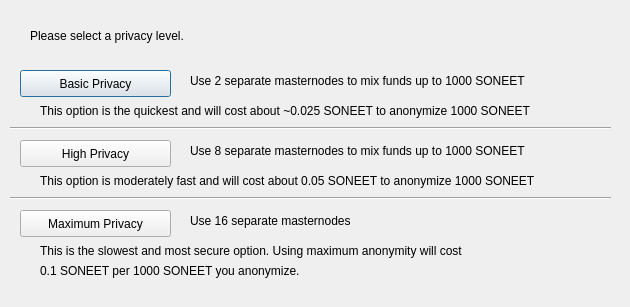
<?xml version="1.0" encoding="UTF-8"?>
<ui version="4.0">
 <class>DarksendConfig</class>
 <widget class="QDialog" name="DarksendConfig">
  <property name="geometry">
   <rect>
    <x>0</x>
    <y>0</y>
    <width>630</width>
    <height>307</height>
   </rect>
  </property>
  <property name="windowTitle">
   <string>Configure Darksend</string>
  </property>
  <widget class="QPushButton" name="buttonBasic">
   <property name="geometry">
    <rect>
     <x>20</x>
     <y>70</y>
     <width>151</width>
     <height>27</height>
    </rect>
   </property>
   <property name="text">
    <string>Basic Privacy</string>
   </property>
  </widget>
  <widget class="QPushButton" name="buttonHigh">
   <property name="geometry">
    <rect>
     <x>20</x>
     <y>140</y>
     <width>151</width>
     <height>27</height>
    </rect>
   </property>
   <property name="text">
    <string>High Privacy</string>
   </property>
  </widget>
  <widget class="QPushButton" name="buttonMax">
   <property name="geometry">
    <rect>
     <x>20</x>
     <y>210</y>
     <width>151</width>
     <height>27</height>
    </rect>
   </property>
   <property name="text">
    <string>Maximum Privacy</string>
   </property>
  </widget>
  <widget class="QLabel" name="label">
   <property name="geometry">
    <rect>
     <x>30</x>
     <y>20</y>
     <width>571</width>
     <height>31</height>
    </rect>
   </property>
   <property name="text">
    <string>Please select a privacy level.</string>
   </property>
  </widget>
  <widget class="QLabel" name="label_2">
   <property name="geometry">
    <rect>
     <x>190</x>
     <y>70</y>
     <width>421</width>
     <height>21</height>
    </rect>
   </property>
   <property name="text">
    <string>Use 2 separate masternodes to mix funds up to 1000 SONEET</string>
   </property>
  </widget>
  <widget class="QLabel" name="label_3">
   <property name="geometry">
    <rect>
     <x>190</x>
     <y>140</y>
     <width>411</width>
     <height>21</height>
    </rect>
   </property>
   <property name="text">
    <string>Use 8 separate masternodes to mix funds up to 1000 SONEET</string>
   </property>
  </widget>
  <widget class="QLabel" name="label_4">
   <property name="geometry">
    <rect>
     <x>190</x>
     <y>210</y>
     <width>421</width>
     <height>21</height>
    </rect>
   </property>
   <property name="text">
    <string>Use 16 separate masternodes</string>
   </property>
  </widget>
  <widget class="QLabel" name="label_6">
   <property name="geometry">
    <rect>
     <x>40</x>
     <y>100</y>
     <width>561</width>
     <height>21</height>
    </rect>
   </property>
   <property name="text">
    <string>This option is the quickest and will cost about ~0.025 SONEET to anonymize 1000 SONEET</string>
   </property>
  </widget>
  <widget class="QLabel" name="label_7">
   <property name="geometry">
    <rect>
     <x>40</x>
     <y>170</y>
     <width>561</width>
     <height>21</height>
    </rect>
   </property>
   <property name="text">
    <string>This option is moderately fast and will cost about 0.05 SONEET to anonymize 1000 SONEET</string>
   </property>
  </widget>
  <widget class="QLabel" name="label_8">
   <property name="geometry">
    <rect>
     <x>40</x>
     <y>240</y>
     <width>561</width>
     <height>21</height>
    </rect>
   </property>
   <property name="text">
    <string>This is the slowest and most secure option. Using maximum anonymity will cost</string>
   </property>
  </widget>
  <widget class="QLabel" name="label_9">
   <property name="geometry">
    <rect>
     <x>40</x>
     <y>260</y>
     <width>561</width>
     <height>21</height>
    </rect>
   </property>
   <property name="text">
    <string>0.1 SONEET per 1000 SONEET you anonymize.</string>
   </property>
  </widget>
  <widget class="Line" name="line">
   <property name="geometry">
    <rect>
     <x>10</x>
     <y>120</y>
     <width>601</width>
     <height>16</height>
    </rect>
   </property>
   <property name="orientation">
    <enum>Qt::Horizontal</enum>
   </property>
  </widget>
  <widget class="Line" name="line_2">
   <property name="geometry">
    <rect>
     <x>10</x>
     <y>190</y>
     <width>601</width>
     <height>16</height>
    </rect>
   </property>
   <property name="orientation">
    <enum>Qt::Horizontal</enum>
   </property>
  </widget>
 </widget>
 <resources/>
 <connections/>
</ui>
